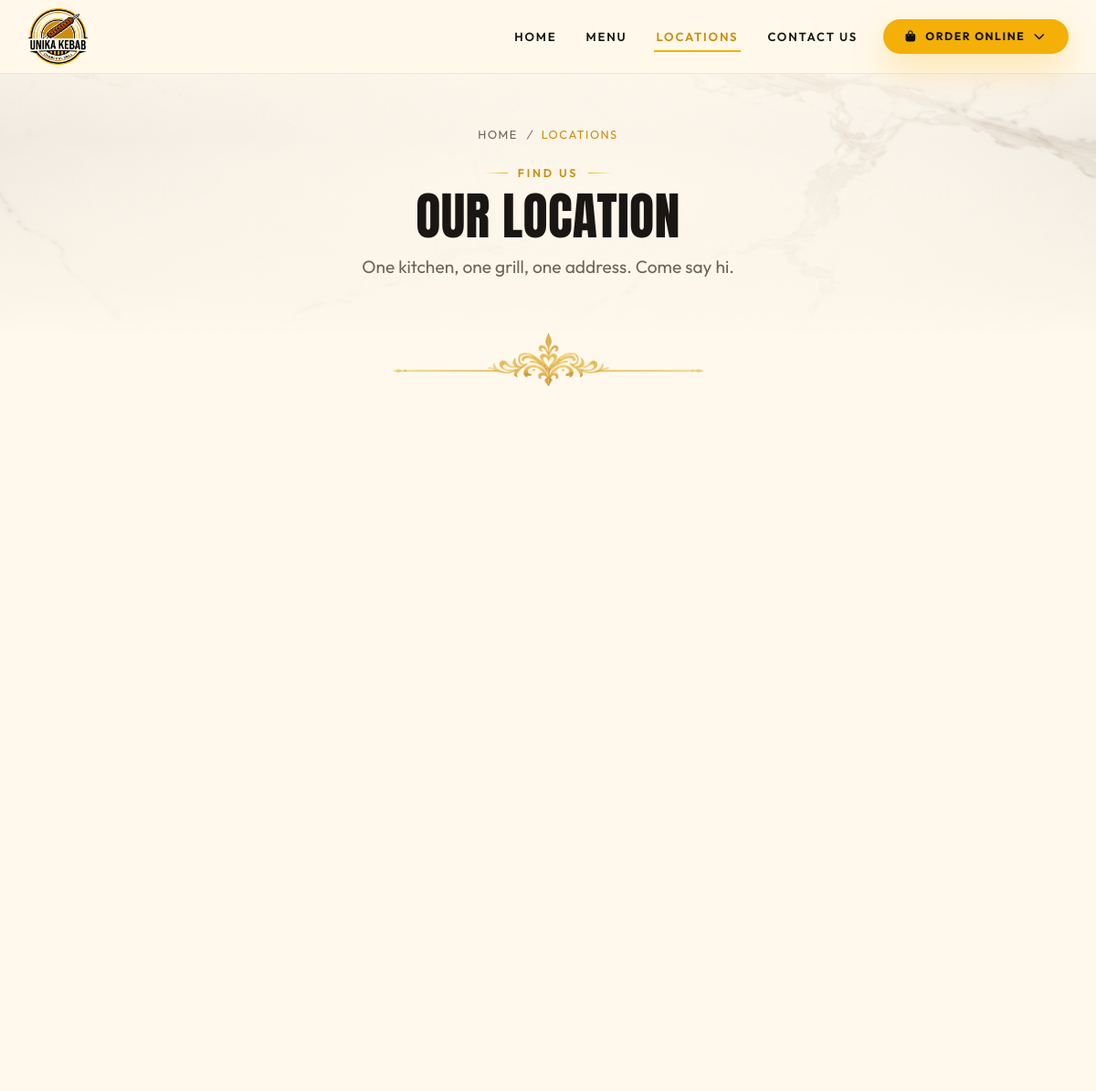
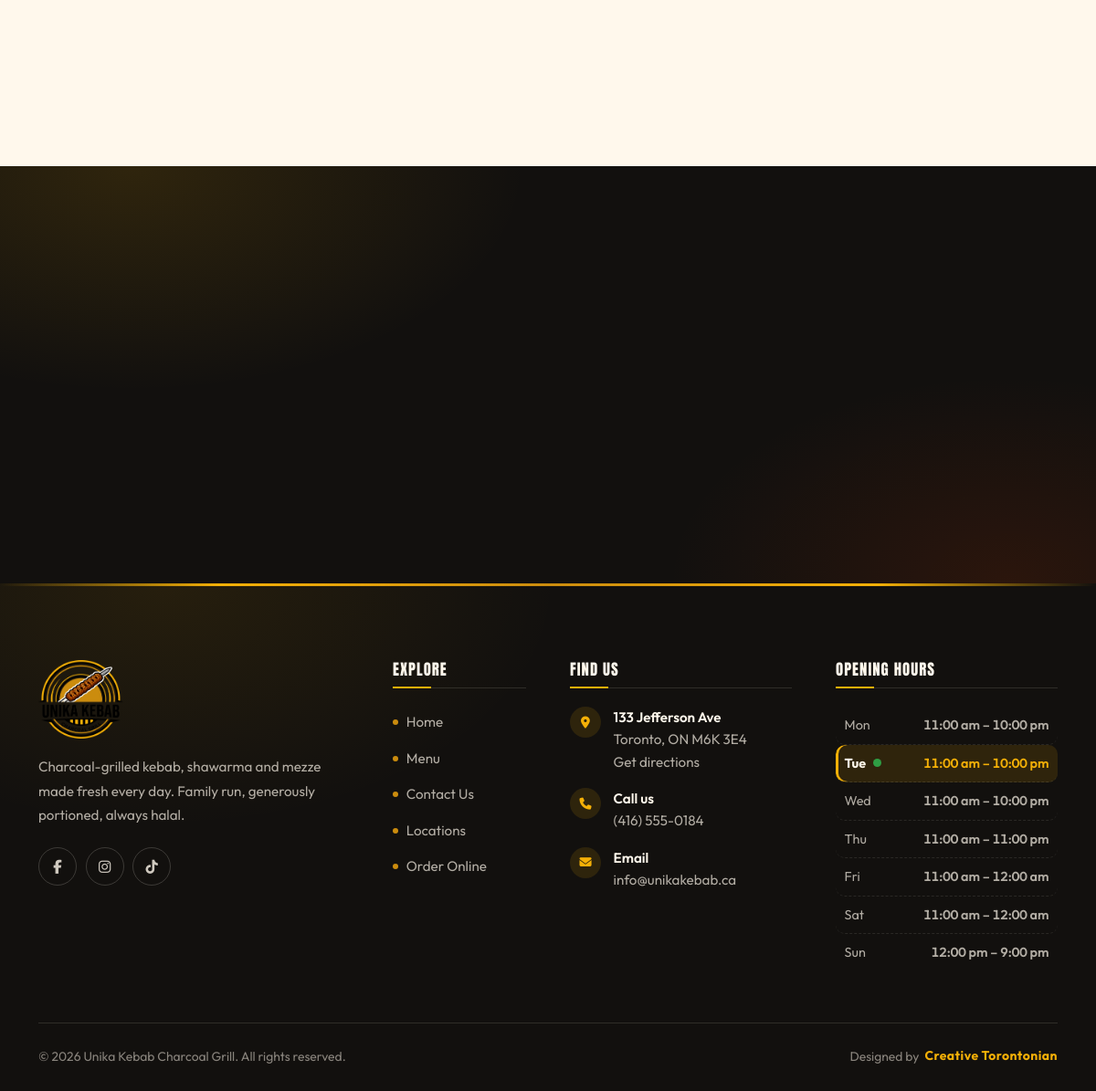
The app's page /locations.php with its own data (2 pictures, top to bottom).
### tables this page shows
CREATE TABLE store (
  id            INT AUTO_INCREMENT PRIMARY KEY,
  name          VARCHAR(150) NOT NULL DEFAULT 'Unika Kebab',
  tagline       VARCHAR(200) NULL,
  address_line1 VARCHAR(200) NULL,
  address_line2 VARCHAR(200) NULL,
  city          VARCHAR(100) NULL,
  province      VARCHAR(100) NULL,
  postal_code   VARCHAR(20)  NULL,
  country       VARCHAR(100) NULL DEFAULT 'Canada',
  phone         VARCHAR(40)  NULL,
  whatsapp      VARCHAR(40)  NULL,
  email         VARCHAR(150) NULL,
  latitude      DECIMAL(10,7) NULL,
  longitude     DECIMAL(10,7) NULL,
  map_zoom      TINYINT NOT NULL DEFAULT 16,
  directions_note TEXT NULL,
  parking_note  TEXT NULL,
  photo         VARCHAR(255) NULL,
  photo_alt     VARCHAR(255) NULL,
  facebook      VARCHAR(255) NULL,
  instagram     VARCHAR(255) NULL,
  twitter       VARCHAR(255) NULL,
  tiktok        VARCHAR(255) NULL,
  youtube       VARCHAR(255) NULL,
  updated_at    TIMESTAMP NOT NULL DEFAULT CURRENT_TIMESTAMP ON UPDATE CURRENT_TIMESTAMP
);

### includes/functions.php (called while the page is built, shortened)
<?php
function e($value): string
{
    return htmlspecialchars((string)$value, ENT_QUOTES | ENT_SUBSTITUTE, 'UTF-8');
}
function clean_path(string $path): string
{
    $cut    = strcspn($path, '?#');
    $suffix = substr($path, $cut);
    $path   = substr($path, 0, $cut);
    if (substr_compare($path, '.php', -4, 4, true) === 0) {
        $path = substr($path, 0, -4);
        $path = preg_replace('#(^|/)index$#i', '$1', $path);
    }
    return $path . $suffix;
}
function url(string $path = ''): string
{
    if (preg_match('#^(https?:|mailto:|tel:|//|\#)#i', $path)) {
        return $path;
    }
    return BASE_URL . '/' . ltrim(clean_path($path), '/');
}
function img(?string $path, string $fallback = 'assets/img/placeholder.svg'): string
{
    $path = trim((string)$path);
    return url($path);
}
function phone_href(?string $phone): string
{
    $digits = preg_replace('/[^0-9+]/', '', (string)$phone);
    return 'tel:' . $digits;
}
function setting(string $key, string $default = ''): string
{
    static $cache = null;
    if ($cache === null) {
        $cache = [];
        foreach (db_all('SELECT setting_key, setting_value FROM settings') as $row) {
            $cache[$row['setting_key']] = (string)$row['setting_value'];
        }
    }
    $value = $cache[$key] ?? null;
    return ($value === null || $value === '') ? $default : $value;
}
function alt_text(?string $alt, string $fallback = ''): string
{
    $alt = trim((string)$alt);
    return $alt !== '' ? $alt : $fallback;
}
function store(): array
{
    static $store = null;
    if ($store === null) {
        $store = db_one('SELECT * FROM store WHERE id = 1') ?? [];
    }
    return $store;
}
function store_address(string $separator = ', '): string
{
    $s     = store();
    $parts = array_filter([
        $s['address_line1'] ?? '',
        $s['address_line2'] ?? '',
        $s['city'] ?? '',
        trim(($s['province'] ?? '') . ' ' . ($s['postal_code'] ?? '')),
        $s['country'] ?? '',
    ], fn($p) => trim((string)$p) !== '');
    return implode($separator, $parts);
}
function store_map_share_url(string $fallback = ''): string
{
    $url    = trim(setting('store_map_share_url'));
    $scheme = strtolower((string)parse_url($url, PHP_URL_SCHEME));
    if ($url !== '' && filter_var($url, FILTER_VALIDATE_URL) && in_array($scheme, ['http', 'https'], true)) {
        return $url;
    }
    return $fallback;
}
function store_socials(): array
{
    $s   = store();
    $map = [
        'facebook'  => ['Facebook',  'fa-brands fa-facebook-f'],
        'instagram' => ['Instagram', 'fa-brands fa-instagram'],
        'twitter'   => ['X',         'fa-brands fa-x-twitter'],
        'tiktok'    => ['TikTok',    'fa-brands fa-tiktok'],
        'youtube'   => ['YouTube',   'fa-brands fa-youtube'],
    ];
    $out = [];
    foreach ($map as $key => [$label, $icon]) {
        if (!empty($s[$key])) {
            $out[] = ['key' => $key, 'label' => $label, 'icon' => $icon, 'url' => $s[$key]];
        }
    }
    return $out;
}
function day_names(bool $short = false): array
{
    return $short
        ? ['Mon', 'Tue', 'Wed', 'Thu', 'Fri', 'Sat', 'Sun']
        : ['Monday', 'Tuesday', 'Wednesday', 'Thursday', 'Friday', 'Saturday', 'Sunday'];
}
function store_hours(): array
{
    static $hours = null;
    if ($hours === null) {
        $hours = [];
        foreach (db_all('SELECT * FROM store_hours WHERE store_id = 1 ORDER BY day_index') as $row) {
            $hours[(int)$row['day_index']] = $row;
        }
        ksort($hours);
    }
    return $hours;
}
function fmt_time(?string $time): string
{
    $ts = strtotime($time);
    if (date('H:i', $ts) === '23:59') {
        return '12:00 am';
    }
    return strtolower(date('g:i a', $ts));
}
function fmt_day_hours(array $row): string
{
    return fmt_time($row['open_time']) . ' – ' . fmt_time($row['close_time']);
}
function store_hours_days(): array
{
    $long     = day_names();
    $short    = day_names(true);
    $todayIdx = (int)date('N') - 1;
    $out      = [];
    foreach (store_hours() as $i => $row) {
        $closed = !empty($row['is_closed']) || empty($row['open_time']);
        $out[] = [
            'index'    => $i,
            'day'      => $long[$i],
            'short'    => $short[$i],
            'hours'    => fmt_day_hours($row),
            'open'     => $closed ? '' : fmt_time($row['open_time']),
            'close'    => $closed ? '' : fmt_time($row['close_time']),
            'closed'   => $closed,
            'note'     => trim((string)($row['note'] ?? '')),
            'is_today' => $i === $todayIdx,
        ];
    }
    return $out;
}
function store_open_status(): array
{
    $rows     = store_hours();
    $todayIdx = (int)date('N') - 1;
    for ($i = 1; $i <= 7; $i++) {
        $idx = ($todayIdx + $i) % 7;
        $row = $rows[$idx] ?? null;
        if ($row && empty($row['is_closed']) && !empty($row['open_time'])) {
            $names = day_names();
            $label = ($i === 1) ? 'tomorrow' : $names[$idx];
            return [false, 'Opens ' . $label . ' at ' . fmt_time($row['open_time'])];
        }
    }
    return [false, 'Closed'];
}

### includes/db.php (called while the page is built, shortened)
<?php
function db(): PDO
{
    static $pdo = null;
    if ($pdo === null) {
        $dsn = 'mysql:host=' . DB_HOST . ';dbname=' . DB_NAME . ';charset=' . DB_CHARSET;
        try {
            $pdo = new PDO($dsn, DB_USER, DB_PASS, [
                PDO::ATTR_ERRMODE            => PDO::ERRMODE_EXCEPTION,
                PDO::ATTR_DEFAULT_FETCH_MODE => PDO::FETCH_ASSOC,
                PDO::ATTR_EMULATE_PREPARES   => false,
            ]);
        } catch (PDOException $e) {
            if (DEBUG_MODE) {
                die('<h2 style="font:16px system-ui;padding:2rem">Database connection failed</h2>'
                  . '<pre style="font:13px ui-monospace;padding:0 2rem;color:#b00">'
                  . htmlspecialchars($e->getMessage())
                  . "\n\nRun:  mysql -u root &lt; sql/schema.sql</pre>");
            }
            die('Service temporarily unavailable.');
        }
    }
    return $pdo;
}
function db_all(string $sql, array $params = []): array
{
    $stmt = db()->prepare($sql);
    $stmt->execute($params);
    return $stmt->fetchAll();
}
function db_one(string $sql, array $params = []): ?array
{
    $stmt = db()->prepare($sql);
    $stmt->execute($params);
    $row = $stmt->fetch();
    return $row === false ? null : $row;
}

### locations.php (the view, shortened to what this page needs)
<?php
$store    = store();
$grouped  = store_hours_days();
$mapsKey   = trim(setting('google_maps_api_key'));
require __DIR__ . '/includes/header.php';
require __DIR__ . '/includes/hero.php';
?>
<section class="section section--cream section--tight-top">
  <div class="container">
    <img class="ornament ornament--top" src="<?= e(url('assets/img/ornament.png')) ?>"
         alt="" aria-hidden="true" width="720" height="124">
    <div class="row g-5 align-items-start">
      <div class="col-lg-6">
      </div>
      <div class="col-lg-6">
        <?php if (!empty($store['phone']) || !empty($store['email'])): ?>
          <div class="row g-4">
          </div>
        <?php endif; ?>
      </div>
    </div>
  </div>
</section>
<section class="section section--dark">
  <div class="container">
    <div class="row align-items-center g-4">
    </div>
  </div>
</section>
<?php require __DIR__ . '/includes/footer.php'; ?>

### includes/footer.php (shortened to what this page needs)
<?php
$s         = store();
$socials   = store_socials();
$hours     = store_hours_days();
$siteName  = setting('site_name', 'Unika Kebab');
$footerLogo = setting('footer_logo', setting('logo', 'assets/img/logo.png'));
$mapsQuery = urlencode(trim(($s['name'] ?? '') . ' ' . store_address(' ')));
$mapsUrl   = store_map_share_url('https://www.google.com/maps/search/?api=1&query=' . $mapsQuery);
?>
</main>
<footer class="u-foot">
  <div class="container">
    <div class="row g-4 g-lg-5">
      <div class="col-lg-4 col-md-6">
        <img class="u-foot__logo"
             src="<?= e(img($footerLogo, setting('logo', 'assets/img/logo.png'))) ?>"
             alt="<?= e(alt_text(setting('footer_logo_alt', setting('logo_alt')), $siteName)) ?>"
             loading="lazy" decoding="async">
        <p class="u-foot__about"><?= e(setting('footer_about')) ?></p>
        <?php if ($socials): ?>
          <div class="social-row">
            <?php foreach ($socials as $social): ?>
              <a href="<?= e($social['url']) ?>" target="_blank" rel="noopener"
                 aria-label="<?= e($siteName . ' on ' . $social['label']) ?>" title="<?= e($social['label']) ?>">
                <i class="<?= e($social['icon']) ?>" aria-hidden="true"></i>
              </a>
            <?php endforeach; ?>
          </div>
        <?php endif; ?>
      </div>
      <div class="col-lg-2 col-md-6 col-6">
        <h2 class="u-foot__title">Explore</h2>
        <ul class="u-foot__links">
          <li><a href="<?= e(url('index.php')) ?>">Home</a></li>
          <li><a href="<?= e(url('menu.php')) ?>">Menu</a></li>
          <li><a href="<?= e(url('contact.php')) ?>">Contact Us</a></li>
          <li><a href="<?= e(url('locations.php')) ?>">Locations</a></li>
          <li><a href="<?= e(url('order.php')) ?>">Order Online</a></li>
        </ul>
      </div>
      <div class="col-lg-3 col-md-6 col-6">
        <h2 class="u-foot__title">Find us</h2>
        <ul class="u-foot__contact">
          <?php if (store_address() !== ''): ?>
            <li>
              <i class="fa-solid fa-location-dot" aria-hidden="true"></i>
              <span>
                <a class="u-foot__address" href="<?= e($mapsUrl) ?>" target="_blank" rel="noopener">
                  <strong><?= e($s['address_line1'] ?? '') ?></strong>
                  <?= e(trim(($s['city'] ?? '') . ', ' . ($s['province'] ?? '') . ' ' . ($s['postal_code'] ?? ''), ' ,')) ?>
                  <br>
                  Get directions
                </a>
              </span>
            </li>
          <?php endif; ?>
          <?php if (!empty($s['phone'])): ?>
            <li>
              <i class="fa-solid fa-phone" aria-hidden="true"></i>
              <span><strong>Call us</strong><a href="<?= e(phone_href($s['phone'])) ?>"><?= e($s['phone']) ?></a></span>
            </li>
          <?php endif; ?>
          <?php if (!empty($s['email'])): ?>
            <li>
              <i class="fa-solid fa-envelope" aria-hidden="true"></i>
              <span><strong>Email</strong><a href="mailto:<?= e($s['email']) ?>"><?= e($s['email']) ?></a></span>
            </li>
          <?php endif; ?>
        </ul>
      </div>
      <div class="col-lg-3 col-md-6">
        <h2 class="u-foot__title">Opening hours</h2>
        <ul class="hours-list">
          <?php foreach ($hours as $row): ?>
            <li class="<?= $row['is_today'] ? 'is-today' : '' ?><?= $row['closed'] ? ' is-closed-day' : '' ?>">
              <span class="hours-list__day">
                <?= e($row['short']) ?>
                <?php if ($row['is_today']): ?>
                  <span class="hours-list__dot" aria-hidden="true"></span>
                <?php endif; ?>
              </span>
              <span class="hours-list__time <?= $row['closed'] ? 'is-closed' : '' ?>"><?= e($row['hours']) ?></span>
            </li>
          <?php endforeach; ?>
        </ul>
      </div>
    </div>
    <div class="u-foot__bar">
      <div class="row align-items-center g-2">
        <div class="col-md-7">
          &copy; <span data-year><?= date('Y') ?></span> <?= e(setting('footer_copyright', $siteName . '. All rights reserved.')) ?>
        </div>
        <div class="col-md-5 text-md-end">
          <span class="u-foot__credit">
            Designed by
            <a href="https://creativetorontonian.ca" target="_blank" rel="noopener noreferrer">
              Creative Torontonian
            </a>
          </span>
        </div>
      </div>
    </div>
  </div>
</footer>
</body>
</html>

### records on screen
store: address_line1 "133 Jefferson Ave", city+province+postal_code "Toronto, ON M6K 3E4", phone "(416) 555-0184", email "info@unikakebab.ca"

### other values on screen
$hero['crumb'] "LOCATIONS"
$hero['eyebrow'] "FIND US"
$hero['title'] "OUR LOCATION"
$hero['text'] "One kitchen, one grill, one address. Come say hi."
setting('footer_about') "Charcoal-grilled kebab, shawarma and mezze made fresh every day. Family run, generously portioned, always halal."
$row['short'] "Mon"
$row['hours'] "11:00 am – 10:00 pm"
$row['short'] "Tue"
$row['short'] "Wed"
$row['short'] "Thu"
$row['hours'] "11:00 am – 11:00 pm"
$row['short'] "Fri"
$row['hours'] "11:00 am – 12:00 am"
$row['short'] "Sat"
$row['short'] "Sun"
